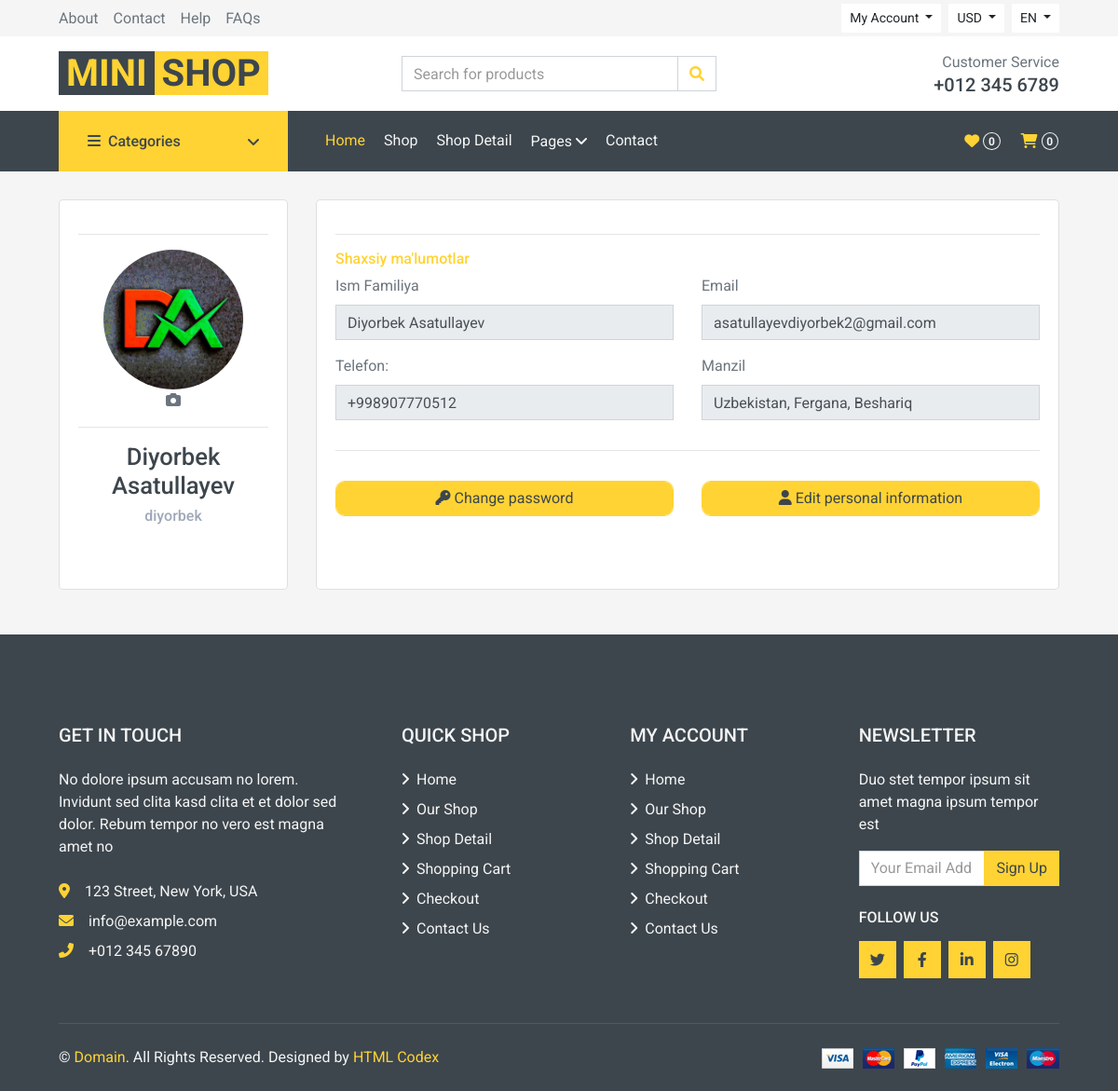
Page /user/profile/ (signed in) on the earlier database version.
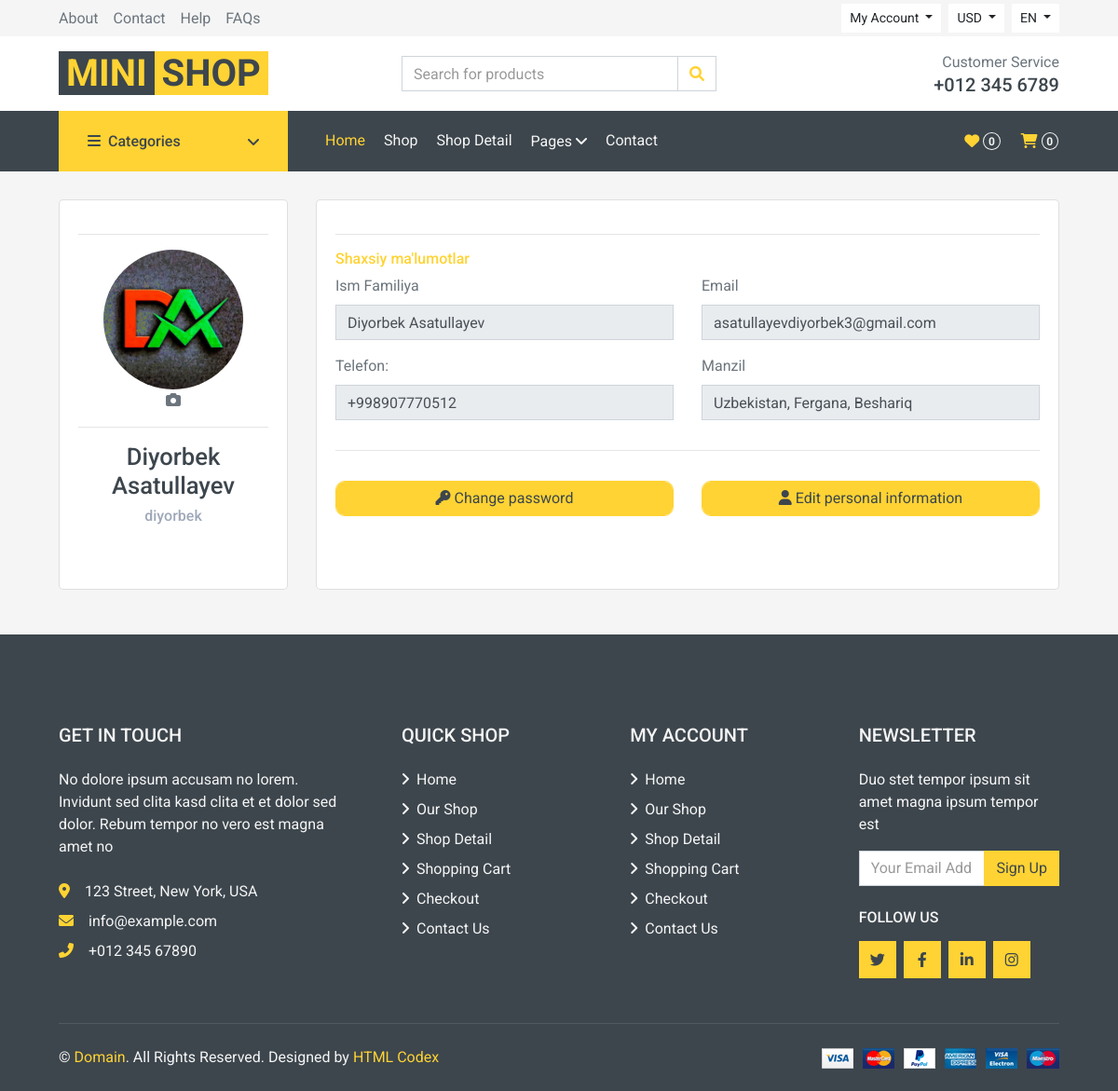
Same page on the later database version.
### user/models.py (models this page shows, shortened)
class User(AbstractUser):
    image = models.ImageField(upload_to='users/profile/', null=True, blank=True)
    phone = models.CharField(max_length=13, null=True, blank=True)
    address = models.CharField(max_length=150, null=True, blank=True)
    class Meta:
        verbose_name = 'Foydalanuvchi'
        verbose_name_plural = 'Foydalanuvchilar'
    def get_image(self):
        if self.image:
            return self.image.url
        return "https://png.pngitem.com/pimgs/s/111-1114675_user-login-person-man-enter-person-login-icon.png"

### user/views.py (the view, shortened to what this page needs)
# urls.py: path('profile/', views.ProfileView.as_view(), name='profile'),
class ProfileView(LoginRequiredMixin, View):
    def get(self, request):
        profile_form = UpdateProfileForm(instance=request.user)
        password_form = PasswordChangeForm()
        context = {
            'profile_form': profile_form,
            'password_form': password_form,
            'title': 'Profilim',
            'page_name': 'Profile',
        }
        return render(request, 'user/profile.html', context)

### user/templates/user/profile.html (shortened to what this page needs)
{% extends 'base.html' %}
{% block content %}
    <div class="container-fluid">
        <div class="row gutters px-xl-5">
            <div class="col-xl-3 col-lg-3 col-md-12 col-sm-12 col-12">
                <div class="card h-100">
                    <div class="card-body">
                        <div class="account-settings">
                            <div class="user-profile">
                                <div class="user-avatar">
                                    <hr>
                                    <img id="userImage" src="{{ request.user.get_image }}" alt="User picture">
                                    <div class="image-icons">
                                        <div class="image-upload-icon"
                                             onclick="document.getElementById('fileInput').click();">
                                            <i class="fa fa-camera"></i>
                                        </div>
                                    </div>
                                </div>
                                <hr>
                                <h5 class="user-name">{{ request.user.first_name }} {{ request.user.last_name }}</h5>
                                <h6 class="user-email">{{ request.user.username }}</h6>
                            </div>
                        </div>
                    </div>
                </div>
            </div>
            <div class="col-xl-9 col-lg-9 col-md-12 col-sm-12 col-12">
                <div class="card h-100 content-right">
                    <div class="card-body">
                        <hr>
                        <div class="row gutters">
                            <div class="col-xl-12 col-lg-12 col-md-12 col-sm-12 col-12">
                                <h6 class="mb-2 text-primary">Shaxsiy ma'lumotlar</h6>
                            </div>
                            <div class="col-xl-6 col-lg-6 col-md-6 col-sm-6 col-12">
                                <div class="form-group">
                                    <label for="fullName">Ism Familiya</label>
                                    <input type="text" class="form-control" id="fullName" disabled
                                           value="{{ request.user.first_name }} {{ request.user.last_name }}">
                                </div>
                            </div>
                            <div class="col-xl-6 col-lg-6 col-md-6 col-sm-6 col-12">
                                <div class="form-group">
                                    <label for="phone">Email</label>
                                    <input type="text" class="form-control" id="phone" disabled
                                           value="{{ request.user.email }}">
                                </div>
                            </div>
                            <div class="col-xl-6 col-lg-6 col-md-6 col-sm-6 col-12">
                                <div class="form-group">
                                    <label for="website">Telefon:</label>
                                    <input type="url" class="form-control" id="website" disabled
                                           value="{{ request.user.phone }}">
                                </div>
                            </div>
                            <div class="col-xl-6 col-lg-6 col-md-6 col-sm-6 col-12">
                                <div class="form-group">
                                    <label for="sTate">Manzil</label>
                                    <input type="text" class="form-control" id="sTate" disabled
                                           value="{{ request.user.address }}">
                                </div>
                            </div>
                            <div class="col-xl-12 col-lg-12 col-md-12 col-sm-12 col-12">
                                <hr>
                                <div class="row">
                                    <div class="col-xl-6 col-lg-6 col-md-6 col-sm-6 col-12">
                                        <a href="{% url 'user:password_change' %}" class="btn form-control btn-primary mt-3" style="border-radius: 10px;">
                                            <i class="fa fa-key"></i> Change password
                                        </a>
                                    </div>
                                    <div class="col-xl-6 col-lg-6 col-md-6 col-sm-6 col-12">
                                        <a href="{% url 'user:update_info' %}" class="btn form-control btn-primary mt-3" style="border-radius: 10px;">
                                            <i class="fa fa-user"></i> Edit personal information
                                        </a>
                                    </div>
                                </div>
                            </div>
                        </div>
                    </div>
                </div>
            </div>
        </div>
    </div>
{% endblock %}

### templates/base.html (shortened to what this page needs)
<!DOCTYPE html>
<html lang="en">
    <head>
        {% include '_components/style.html' %}
    </head>
    <body>
        {% include '_components/topbar.html' %}
        {% include '_components/navbar.html' %}
        {% block content %}
        {% endblock %}
        {% include '_components/footer.html' %}
    </body>
</html>

### templates/_components/style.html (shortened to what this page needs)
{% load static %}
<link href="https://cdnjs.cloudflare.com/ajax/libs/font-awesome/5.10.0/css/all.min.css" rel="stylesheet">
<link href="{% static 'shop/lib/animate/animate.min.css' %}" rel="stylesheet">
<link href="{% static 'shop/lib/owlcarousel/assets/owl.carousel.min.css' %}" rel="stylesheet">
<link
        href="https://cdnjs.cloudflare.com/ajax/libs/font-awesome/6.0.0/css/all.min.css"
        rel="stylesheet"
/>
<link href="{% static 'shop/css/style.css' %}" rel="stylesheet">
<link href="{% static 'shop/css/custom.css' %}" rel="stylesheet">

### templates/_components/topbar.html (shortened to what this page needs)
{% load static %}
<div class="container-fluid">
    <div class="row bg-secondary py-1 px-xl-5">
        <div class="col-lg-6 d-none d-lg-block">
            <div class="d-inline-flex align-items-center h-100">
                <a class="text-body mr-3" href="">About</a>
                <a class="text-body mr-3" href="">Contact</a>
                <a class="text-body mr-3" href="">Help</a>
                <a class="text-body mr-3" href="">FAQs</a>
            </div>
        </div>
        <div class="col-lg-6 text-center text-lg-right">
            <div class="d-inline-flex align-items-center">
                <div class="btn-group">
                    <button type="button" class="btn btn-sm btn-light dropdown-toggle" data-toggle="dropdown">My
                        Account
                    </button>
                </div>
                <div class="btn-group mx-2">
                    <button type="button" class="btn btn-sm btn-light dropdown-toggle" data-toggle="dropdown">USD
                    </button>
                </div>
                <div class="btn-group">
                    <button type="button" class="btn btn-sm btn-light dropdown-toggle" data-toggle="dropdown">EN
                    </button>
                </div>
            </div>
        </div>
    </div>
    <div class="row align-items-center bg-light py-3 px-xl-5 d-none d-lg-flex">
        <div class="col-lg-4">
            <a href="" class="text-decoration-none">
                <span class="h1 text-uppercase text-primary bg-dark px-2">Mini</span>
                <span class="h1 text-uppercase text-dark bg-primary px-2 ml-n1">Shop</span>
            </a>
        </div>
        <div class="col-lg-4 col-6 text-left">
            <form action="">
                <div class="input-group">
                    <input type="text" class="form-control" placeholder="Search for products">
                    <div class="input-group-append">
                                <span class="input-group-text bg-transparent text-primary">
                                    <i class="fa fa-search"></i>
                                </span>
                    </div>
                </div>
            </form>
        </div>
        <div class="col-lg-4 col-6 text-right">
            <p class="m-0">Customer Service</p>
            <h5 class="m-0">+012 345 6789</h5>
        </div>
    </div>
</div>

### templates/_components/navbar.html (shortened to what this page needs)
{% load static %}
<div class="container-fluid bg-dark mb-30">
    <div class="row px-xl-5">
        <div class="col-lg-3 d-none d-lg-block">
            <a class="btn d-flex align-items-center justify-content-between bg-primary w-100" data-toggle="collapse"
               href="#navbar-vertical" style="height: 65px; padding: 0 30px;">
                <h6 class="text-dark m-0"><i class="fa fa-bars mr-2"></i>Categories</h6>
                <i class="fa fa-angle-down text-dark"></i>
            </a>
        </div>
        <div class="col-lg-9">
            <nav class="navbar navbar-expand-lg bg-dark navbar-dark py-3 py-lg-0 px-0">
                <div class="collapse navbar-collapse justify-content-between" id="navbarCollapse">
                    <div class="navbar-nav mr-auto py-0">
                        <a href="{% url 'shop:home' %}" class="nav-item nav-link active">Home</a>
                        <a href="shop.html" class="nav-item nav-link">Shop</a>
                        <a href="detail.html" class="nav-item nav-link">Shop Detail</a>
                        <div class="nav-item dropdown">
                            <a href="#" class="nav-link dropdown-toggle" data-toggle="dropdown">Pages <i
                                    class="fa fa-angle-down mt-1"></i></a>
                        </div>
                        <a href="contact.html" class="nav-item nav-link">Contact</a>
                    </div>
                    <div class="navbar-nav ml-auto py-0 d-none d-lg-block">
                        <a href="" class="btn px-0">
                            <i class="fas fa-heart text-primary"></i>
                            <span class="badge text-secondary border border-secondary rounded-circle"
                                  style="padding-bottom: 2px;">0</span>
                        </a>
                        <a href="{% url 'shop:cart_list' %}" class="btn px-0 ml-3">
                            <i class="fas fa-shopping-cart text-primary"></i>
                            <small id="cart-count_nav" class="badge text-secondary border border-secondary rounded-circle"
                                  style="padding-bottom: 2px;">{{ request.session.cart|length }}</small>
                        </a>
                    </div>
                </div>
            </nav>
        </div>
    </div>
</div>

### templates/_components/footer.html
{% load static %}
<div class="container-fluid bg-dark text-secondary mt-5 pt-5">
    <div class="row px-xl-5 pt-5">
        <div class="col-lg-4 col-md-12 mb-5 pr-3 pr-xl-5">
            <h5 class="text-secondary text-uppercase mb-4">Get In Touch</h5>
            <p class="mb-4">No dolore ipsum accusam no lorem. Invidunt sed clita kasd clita et et dolor sed dolor. Rebum
                tempor no vero est magna amet no</p>
            <p class="mb-2"><i class="fa fa-map-marker-alt text-primary mr-3"></i>123 Street, New York, USA</p>
            <p class="mb-2"><i class="fa fa-envelope text-primary mr-3"></i>info@example.com</p>
            <p class="mb-0"><i class="fa fa-phone-alt text-primary mr-3"></i>+012 345 67890</p>
        </div>
        <div class="col-lg-8 col-md-12">
            <div class="row">
                <div class="col-md-4 mb-5">
                    <h5 class="text-secondary text-uppercase mb-4">Quick Shop</h5>
                    <div class="d-flex flex-column justify-content-start">
                        <a class="text-secondary mb-2" href="#"><i class="fa fa-angle-right mr-2"></i>Home</a>
                        <a class="text-secondary mb-2" href="#"><i class="fa fa-angle-right mr-2"></i>Our Shop</a>
                        <a class="text-secondary mb-2" href="#"><i class="fa fa-angle-right mr-2"></i>Shop Detail</a>
                        <a class="text-secondary mb-2" href="#"><i class="fa fa-angle-right mr-2"></i>Shopping Cart</a>
                        <a class="text-secondary mb-2" href="#"><i class="fa fa-angle-right mr-2"></i>Checkout</a>
                        <a class="text-secondary" href="#"><i class="fa fa-angle-right mr-2"></i>Contact Us</a>
                    </div>
                </div>
                <div class="col-md-4 mb-5">
                    <h5 class="text-secondary text-uppercase mb-4">My Account</h5>
                    <div class="d-flex flex-column justify-content-start">
                        <a class="text-secondary mb-2" href="#"><i class="fa fa-angle-right mr-2"></i>Home</a>
                        <a class="text-secondary mb-2" href="#"><i class="fa fa-angle-right mr-2"></i>Our Shop</a>
                        <a class="text-secondary mb-2" href="#"><i class="fa fa-angle-right mr-2"></i>Shop Detail</a>
                        <a class="text-secondary mb-2" href="#"><i class="fa fa-angle-right mr-2"></i>Shopping Cart</a>
                        <a class="text-secondary mb-2" href="#"><i class="fa fa-angle-right mr-2"></i>Checkout</a>
                        <a class="text-secondary" href="#"><i class="fa fa-angle-right mr-2"></i>Contact Us</a>
                    </div>
                </div>
                <div class="col-md-4 mb-5">
                    <h5 class="text-secondary text-uppercase mb-4">Newsletter</h5>
                    <p>Duo stet tempor ipsum sit amet magna ipsum tempor est</p>
                    <form action="">
                        <div class="input-group">
                            <input type="text" class="form-control" placeholder="Your Email Address">
                            <div class="input-group-append">
                                <button class="btn btn-primary">Sign Up</button>
                            </div>
                        </div>
                    </form>
                    <h6 class="text-secondary text-uppercase mt-4 mb-3">Follow Us</h6>
                    <div class="d-flex">
                        <a class="btn btn-primary btn-square mr-2" href="#"><i class="fab fa-twitter"></i></a>
                        <a class="btn btn-primary btn-square mr-2" href="#"><i class="fab fa-facebook-f"></i></a>
                        <a class="btn btn-primary btn-square mr-2" href="#"><i class="fab fa-linkedin-in"></i></a>
                        <a class="btn btn-primary btn-square" href="#"><i class="fab fa-instagram"></i></a>
                    </div>
                </div>
            </div>
        </div>
    </div>
    <div class="row border-top mx-xl-5 py-4" style="border-color: rgba(256, 256, 256, .1) !important;">
        <div class="col-md-6 px-xl-0">
            <p class="mb-md-0 text-center text-md-left text-secondary">
                &copy; <a class="text-primary" href="#">Domain</a>. All Rights Reserved. Designed
                by
                <a class="text-primary" href="https://htmlcodex.com">HTML Codex</a>
            </p>
        </div>
        <div class="col-md-6 px-xl-0 text-center text-md-right">
            <img class="img-fluid" src="{% static 'shop/img/payments.png' %}" alt="">
        </div>
    </div>
</div>

### templates/_components/script.html (shortened to what this page needs)
{% load static %}

Differences in the rows shown:
changed User "Diyorbek": user.email "asatullayevdiyorbek2@gmail.com" → "asatullayevdiyorbek3@gmail.com"
